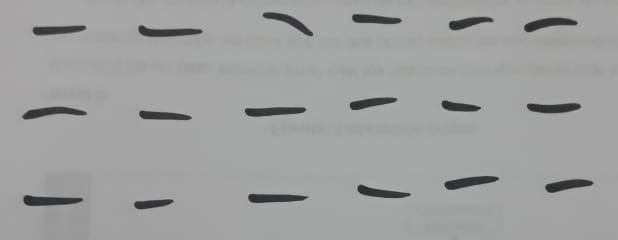
#> input picture Modelo_Clasificacion/menos.jpg, 618 x 240 px, found by its file name
$ python sumas.py
#> lines starting #> are read from the running program, lines starting #| are printed output that depends on the picture; after the words box and inside, x2 and y2 are one past the last pixel; in counts of white or black regions, pixels touching at a corner belong together
# import sys

# sys.path.append('/usr/local/lib/python3.7/site-packages')
import numpy
import cv2
from scipy.io import loadmat

imagen = cv2.imread("menos.jpg")
#> imagen is the input picture: shape (240, 618, 3); mean B, G, R 158.8, 159.3, 158.4
imagenGris = cv2.cvtColor(imagen, cv2.COLOR_RGB2GRAY)
imagenGris = cv2.GaussianBlur(imagenGris, (5,5), 0)

ret, imagenBN = cv2.threshold(imagenGris, 90, 225, cv2.THRESH_BINARY_INV)
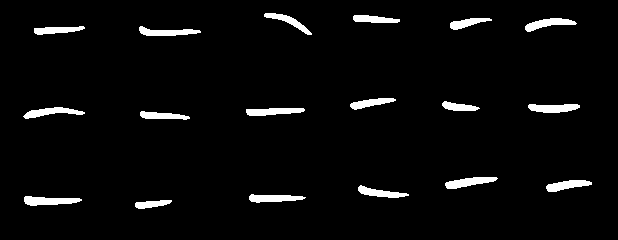
#> imagenBN: shape (240, 618); values 0 (black) and 225 (white), 3.8% white; 18 white regions

grupos, i = cv2.findContours(imagenBN.copy(), cv2.RETR_EXTERNAL, cv2.CHAIN_APPROX_SIMPLE)
#> grupos = 18 contours; largest, box (x1, y1, x2, y2) and area: (24, 196, 82, 206) 332, (445, 177, 498, 189) 310, (528, 104, 580, 113) 308, (525, 18, 577, 32) 300, (246, 108, 305, 116) 294; i = 18 rows, first 6: [1, -1, -1, -1], [2, 0, -1, -1], [3, 1, -1, -1], [4, 2, -1, -1], [5, 3, -1, -1], [6, 4, -1, -1]
ventanas = [cv2.boundingRect(g) for g in grupos]
#> ventanas = 18 items, first 6: (135, 200, 37, 9), (24, 196, 58, 10), (249, 194, 57, 9), (358, 185, 51, 13), (546, 180, 46, 12), (445, 177, 53, 12)


indice = 0
Xs = []
for g in ventanas:
    #print(indice)
    cv2.rectangle(imagen, (g[0], g[1]), (g[0]+g[2], g[1]+g[3]),(255,0,0),2)
    l = int(g[3] * 1.6)
    p1 = int(g[1] + g[3] // 2) - l // 2
    p2 = int(g[0] + g[2] // 2) - l // 2
    digito = imagenBN[p1: p1+l, p2: p2+l]
    if(digito.shape[1] != 0 and digito.shape[0] != 0 ):
        #print(digito.shape)
        digito = cv2.resize(digito, (20,20), interpolation = cv2.INTER_AREA)
        digito = cv2.dilate(digito, (3,3))
        cv2.imshow("d", digito)
        cv2.waitKey()
        Xs += [digito.flatten()]
    indice+=1
#> this loop made 18 passes
#> (g, l, p1, p2) on passes 1 to 12: ((135, 200, 37, 9), 14, 197, 146), ((24, 196, 58, 10), 16, 193, 45), ((249, 194, 57, 9), 14, 191, 270), ((358, 185, 51, 13), 20, 181, 373), ((546, 180, 46, 12), 19, 177, 560), ((445, 177, 53, 12), 19, 174, 462), ((140, 111, 50, 9), 14, 108, 158), ((246, 108, 59, 8), 12, 106, 269), ((23, 107, 62, 12), 19, 104, 45), ((528, 104, 52, 9), 14, 101, 547), ((442, 101, 38, 10), 16, 98, 453), ((350, 98, 46, 12), 19, 95, 364)
#> pass 1, `digito = cv2.resize(digito, (20,20), interpolation = cv2.INTER_AREA)`:
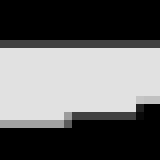
#> digito: shape (20, 20) (shown 8 times larger); min 0, max 225, mean 101
#> pass 1, `digito = cv2.dilate(digito, (3,3))`:
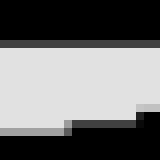
#> digito: shape (20, 20) (shown 8 times larger); min 0, max 225, mean 112.3
#> pass 2, `digito = cv2.resize(digito, (20,20), interpolation = cv2.INTER_AREA)`:
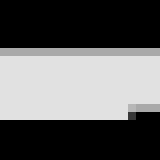
#> digito: shape (20, 20) (shown 8 times larger); min 0, max 225, mean 95.8
#> pass 2, `digito = cv2.dilate(digito, (3,3))`:
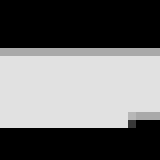
#> digito: shape (20, 20) (shown 8 times larger); min 0, max 225, mean 107.1
#> after the loop:
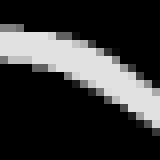
#> digito: shape (20, 20) (shown 8 times larger); min 0, max 225, mean 54.6
#> after the loop:
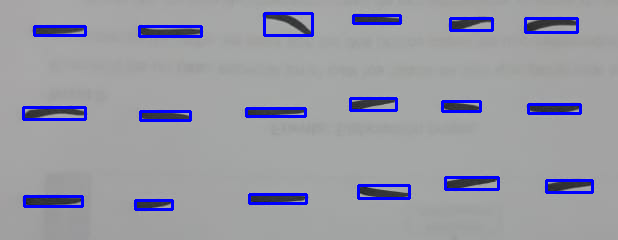
#> imagen: shape (240, 618, 3); 4.45% of pixels changed, all inside (x1, y1, x2, y2) = (22, 12, 594, 211)
#> after the loop, Xs = 18 items; indice = 18
Xs = numpy.array(Xs)

print(Xs.shape)
#| (18, 400)
cv2.imshow("Digitos", imagen)
cv2.waitKey()

$ run again, with Modelo_Clasificacion/mas.jpg copied over Modelo_Clasificacion/menos.jpg
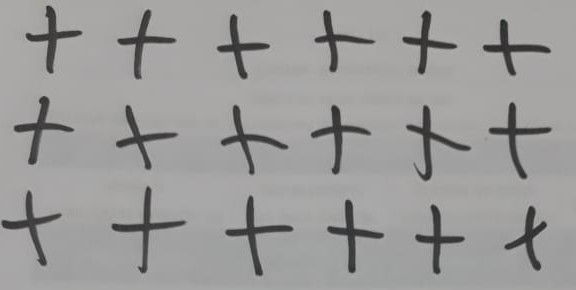
#> input picture Modelo_Clasificacion/mas.jpg, 576 x 290 px, found by its file name
#> imagen is the input picture: shape (290, 576, 3); mean B, G, R 154.1, 155.1, 155.6
#> `ret, imagenBN = cv2.threshold(imagenGris, 90, 225, cv2.THRESH_BINARY_I..`:
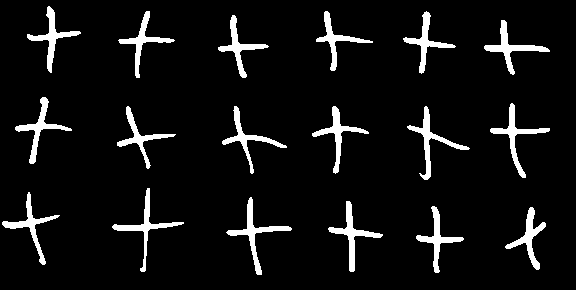
#> imagenBN: shape (290, 576); values 0 (black) and 225 (white), 7% white; 18 white regions
#> grupos = 18 contours; largest, box (x1, y1, x2, y2) and area: (226, 197, 292, 275) 614, (328, 201, 383, 272) 586, (484, 20, 550, 75) 582, (490, 103, 550, 178) 574, (407, 106, 470, 180) 573; i = 18 rows, first 6: [1, -1, -1, -1], [2, 0, -1, -1], [3, 1, -1, -1], [4, 2, -1, -1], [5, 3, -1, -1], [6, 4, -1, -1]
#> ventanas = 18 items, first 6: (505, 207, 41, 63), (416, 206, 48, 67), (328, 201, 55, 71), (226, 197, 66, 78), (2, 192, 58, 73), (112, 188, 72, 84)
#> the loop `for g in ventanas:` made 18 passes
#> (g, l, p1, p2) on passes 1 to 8: ((505, 207, 41, 63), 100, 188, 475), ((416, 206, 48, 67), 107, 186, 387), ((328, 201, 55, 71), 113, 180, 299), ((226, 197, 66, 78), 124, 174, 197), ((2, 192, 58, 73), 116, 170, -27), ((112, 188, 72, 84), 134, 163, 81), ((407, 106, 63, 74), 118, 84, 379), ((312, 106, 57, 68), 108, 86, 286)
#> after the loop `for g in ventanas:`:
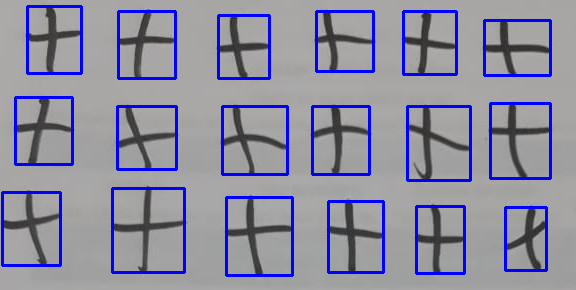
#> imagen: shape (290, 576, 3); 8.09% of pixels changed, all inside (x1, y1, x2, y2) = (1, 5, 552, 277)
#> after the loop `for g in ventanas:`: Xs = 11 items; indice = 18
#| (11, 400)

$ run again, with Modelo_Clasificacion/multi.jpg copied over Modelo_Clasificacion/menos.jpg
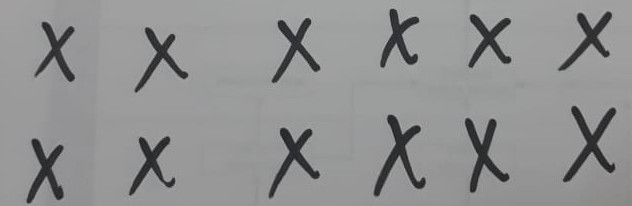
#> input picture Modelo_Clasificacion/multi.jpg, 632 x 206 px, found by its file name
#> imagen is the input picture: shape (206, 632, 3); mean B, G, R 145.6, 145.5, 144.8
#> `ret, imagenBN = cv2.threshold(imagenGris, 90, 225, cv2.THRESH_BINARY_I..`:
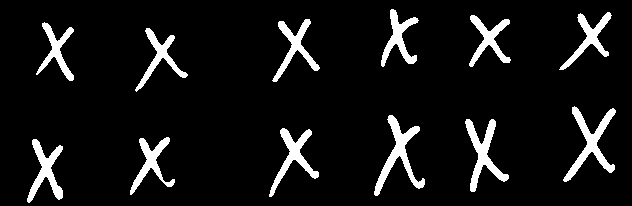
#> imagenBN: shape (206, 632); values 0 (black) and 225 (white), 7.9% white; 12 white regions
#> grupos = 12 contours; largest, box (x1, y1, x2, y2) and area: (563, 106, 616, 182) 987, (374, 115, 425, 196) 975, (465, 119, 509, 192) 895, (269, 128, 319, 197) 782, (27, 139, 63, 203) 760; i = [[1, -1, -1, -1], [2, 0, -1, -1], [3, 1, -1, -1], [4, 2, -1, -1], [5, 3, -1, -1], [6, 4, -1, -1], [7, 5, -1, -1], [8, 6, -1, -1], [9, 7, -1, -1], [10, 8, -1, -1], [11, 9, -1, -1], [-1, 10, -1, -1]]
#> ventanas = [(27, 139, 36, 64), (130, 137, 45, 58), (269, 128, 50, 69), (465, 119, 44, 73), (374, 115, 51, 81), (563, 106, 53, 76), (135, 28, 53, 64), (36, 22, 38, 59), (272, 19, 48, 63), (469, 15, 42, 52), (559, 12, 53, 58), (381, 9, 38, 58)]
#> the loop `for g in ventanas:` made 12 passes
#> (g, l, p1, p2) on passes 1 to 8: ((27, 139, 36, 64), 102, 120, -6), ((130, 137, 45, 58), 92, 120, 106), ((269, 128, 50, 69), 110, 107, 239), ((465, 119, 44, 73), 116, 97, 429), ((374, 115, 51, 81), 129, 91, 335), ((563, 106, 53, 76), 121, 84, 529), ((135, 28, 53, 64), 102, 9, 110), ((36, 22, 38, 59), 94, 4, 8)
#> after the loop `for g in ventanas:`:
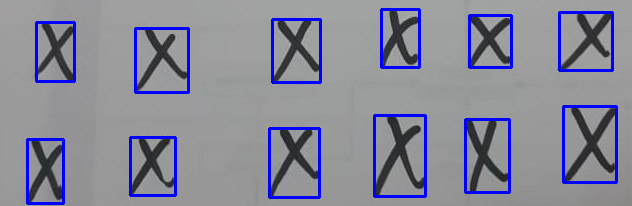
#> imagen: shape (206, 632, 3); 6.07% of pixels changed, all inside (x1, y1, x2, y2) = (26, 8, 618, 205)
#> after the loop `for g in ventanas:`: Xs = 9 items; indice = 12
#| (9, 400)
